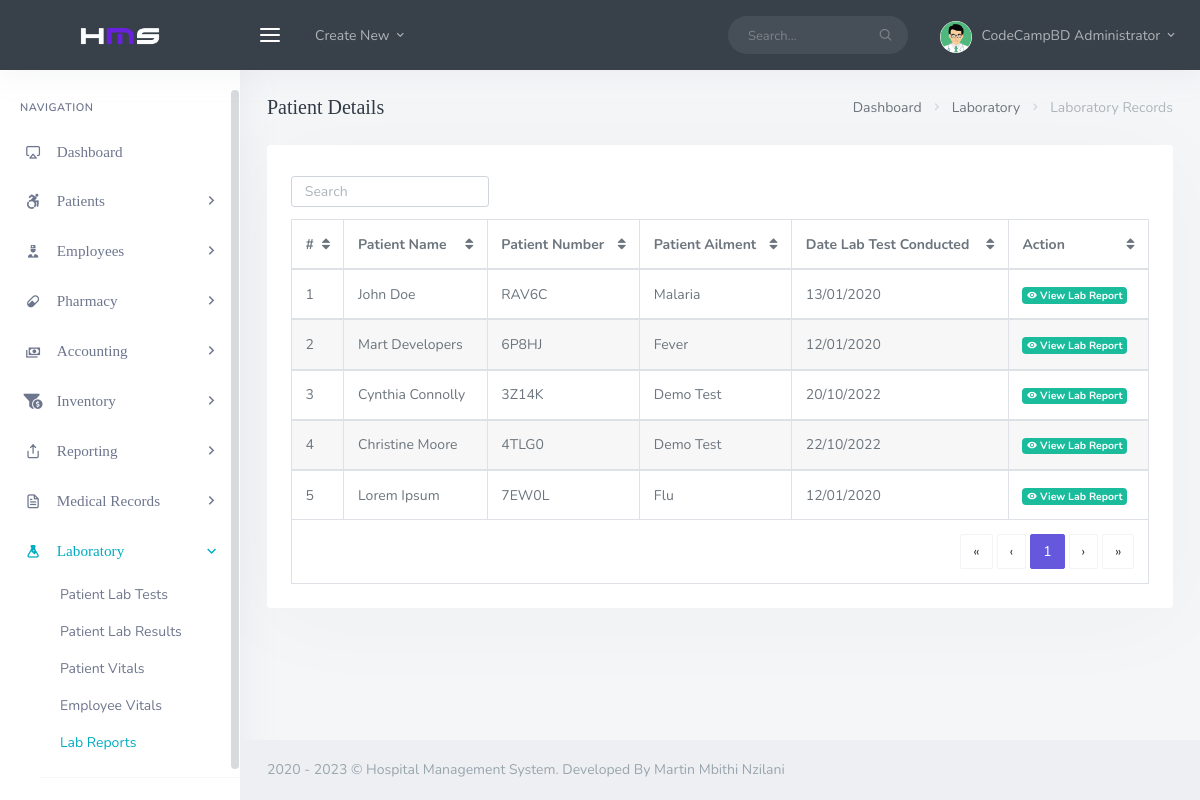
/admin/his_admin_lab_report.php (signed in), run on the app's committed database.
### tables this page shows
CREATE TABLE `his_admin` (
  `ad_id` int(11) NOT NULL,
  `ad_fname` varchar(200) DEFAULT NULL,
  `ad_lname` varchar(200) DEFAULT NULL,
  `ad_email` varchar(200) DEFAULT NULL,
  `ad_pwd` varchar(200) DEFAULT NULL,
  `ad_dpic` varchar(200) DEFAULT NULL
);

CREATE TABLE `his_laboratory` (
  `lab_id` int(11) NOT NULL,
  `lab_pat_name` varchar(200) DEFAULT NULL,
  `lab_pat_ailment` varchar(200) DEFAULT NULL,
  `lab_pat_number` varchar(200) DEFAULT NULL,
  `lab_pat_tests` longtext DEFAULT NULL,
  `lab_pat_results` longtext DEFAULT NULL,
  `lab_number` varchar(200) DEFAULT NULL,
  `lab_date_rec` timestamp NULL DEFAULT current_timestamp() ON UPDATE current_timestamp()
);

### admin/his_admin_lab_report.php (the view, shortened to what this page needs)
--><?php
  include('assets/inc/config.php');
?>
<!DOCTYPE html>
<html lang="en">
<?php include('assets/inc/head.php');?>
<body>
    <div id="wrapper">
        <?php include('assets/inc/nav.php');?>
        <?php include("assets/inc/sidebar.php");?>
        <div class="content-page">
            <div class="content">
                <div class="container-fluid">
                    <div class="row">
                        <div class="col-12">
                            <div class="page-title-box">
                                <div class="page-title-right">
                                    <ol class="breadcrumb m-0">
                                        <li class="breadcrumb-item"><a href="javascript: void(0);">Dashboard</a></li>
                                        <li class="breadcrumb-item"><a href="javascript: void(0);">Laboratory</a></li>
                                        <li class="breadcrumb-item active">Laboratory Records</li>
                                    </ol>
                                </div>
                                <h4 class="page-title">Patient Details</h4>
                            </div>
                        </div>
                    </div>
                    <div class="row">
                        <div class="col-12">
                            <div class="card-box">
                                <div class="mb-2">
                                    <div class="row">
                                        <div class="col-12 text-sm-center form-inline">
                                            <div class="form-group">
                                                <input id="demo-foo-search" type="text" placeholder="Search" class="form-control form-control-sm" autocomplete="on">
                                            </div>
                                        </div>
                                    </div>
                                </div>
                                <div class="table-responsive">
                                    <table id="demo-foo-filtering" class="table table-bordered toggle-circle mb-0" data-page-size="7">
                                        <thead>
                                            <tr>
                                                <th>#</th>
                                                <th data-toggle="true">Patient Name</th>
                                                <th data-hide="phone">Patient Number</th>
                                                <th data-hide="phone">Patient Ailment</th>
                                                <th data-hide="phone">Date Lab Test Conducted</th>
                                                <th data-hide="phone">Action</th>
                                            </tr>
                                        </thead>
                                        <?php
                                                $ret="SELECT * FROM  his_laboratory ORDER BY RAND() ";
                                                $stmt= $mysqli->prepare($ret) ;
                                                $stmt->execute() ;
                                                $res=$stmt->get_result();
                                                $cnt=1;
                                                while($row=$res->fetch_object())
                                                {
                                                    $mysqlDateTime = $row->lab_date_rec;
                                            ?>
                                        <tbody>
                                            <tr>
                                                <td><?php echo $cnt;?></td>
                                                <td><?php echo $row->lab_pat_name;?></td>
                                                <td><?php echo $row->lab_pat_number;?></td>
                                                <td><?php echo $row->lab_pat_ailment;?></td>
                                                <td><?php echo date("d/m/Y", strtotime($mysqlDateTime));?></td>
                                                <td><a href="his_admin_view_single_lab_record.php?lab_id=<?php echo $row->lab_id ;?>&&lab_number=<?php echo $row->lab_number ;?>" class="badge badge-success"><i class="mdi mdi-eye"></i> View Lab Report</a></td>
                                            </tr>
                                        </tbody>
                                        <?php  $cnt = $cnt +1 ; }?>
                                        <tfoot>
                                            <tr class="active">
                                                <td colspan="8">
                                                    <div class="text-right">
                                                        <ul class="pagination pagination-rounded justify-content-end footable-pagination m-t-10 mb-0"></ul>
                                                    </div>
                                                </td>
                                            </tr>
                                        </tfoot>
                                    </table>
                                </div>
                            </div>
                        </div>
                    </div>
                </div>
            </div>
            <?php include('assets/inc/footer.php');?>
        </div>
    </div>
</body>
</html>

### admin/assets/inc/head.php (shortened to what this page needs)
<head>
    <link href="assets/libs/flatpickr/flatpickr.min.css" rel="stylesheet" type="text/css" />
    <link href="assets/css/bootstrap.min.css" rel="stylesheet" type="text/css" />
    <link href="assets/css/icons.min.css" rel="stylesheet" type="text/css" />
    <link href="assets/css/app.min.css" rel="stylesheet" type="text/css" />
    <link href="assets/libs/ladda/ladda-themeless.min.css" rel="stylesheet" type="text/css" />
    <link href="assets/libs/footable/footable.core.min.css" rel="stylesheet" type="text/css" />
</head>

### admin/assets/inc/nav.php (shortened to what this page needs)
--><?php
    $aid=$_SESSION['ad_id'];
    $ret="select * from his_admin where ad_id=?";
    $stmt= $mysqli->prepare($ret) ;
    $stmt->bind_param('i',$aid);
    $stmt->execute() ;
    $res=$stmt->get_result();
    while($row=$res->fetch_object())
    {
?>
<div class="navbar-custom">
    <ul class="list-unstyled topnav-menu float-right mb-0">
        <li class="d-none d-sm-block">
            <form class="app-search">
                <div class="app-search-box">
                    <div class="input-group">
                        <input type="text" class="form-control" placeholder="Search...">
                        <div class="input-group-append">
                            <button class="btn" type="submit">
                                <i class="fe-search"></i>
                            </button>
                        </div>
                    </div>
                </div>
            </form>
        </li>
        <li class="dropdown notification-list">
            <a class="nav-link dropdown-toggle nav-user mr-0 waves-effect waves-light" data-toggle="dropdown" href="#" role="button" aria-haspopup="false" aria-expanded="false">
                <img src="assets/images/users/<?php echo $row->ad_dpic;?>" alt="dpic" class="rounded-circle">
                <span class="pro-user-name ml-1">
                    <?php echo $row->ad_fname;?> <?php echo $row->ad_lname;?> <i class="mdi mdi-chevron-down"></i>
                </span>
            </a>
        </li>
    </ul>
    <div class="logo-box">
        <a href="his_admin_dashboard.php" class="logo text-center">
            <span class="logo-lg">
                <img src="assets/images/logo-light.png" alt="" height="18">
            </span>
        </a>
    </div>
    <ul class="list-unstyled topnav-menu topnav-menu-left m-0">
        <li>
            <button class="button-menu-mobile waves-effect waves-light">
                <i class="fe-menu"></i>
            </button>
        </li>
        <li class="dropdown d-none d-lg-block">
            <a class="nav-link dropdown-toggle waves-effect waves-light" data-toggle="dropdown" href="#" role="button" aria-haspopup="false" aria-expanded="false">
                Create New
                <i class="mdi mdi-chevron-down"></i>
            </a>
        </li>
    </ul>
</div>
<?php }?>

### admin/assets/inc/sidebar.php (shortened to what this page needs)
<div class="left-side-menu">
    <div class="slimscroll-menu">
        <div id="sidebar-menu">
            <ul class="metismenu" id="side-menu">
                <li class="menu-title">Navigation</li>
                <li>
                    <a href="his_admin_dashboard.php">
                        <i class="fe-airplay"></i>
                        <span> Dashboard </span>
                    </a>
                </li>
                <li>
                    <a href="javascript: void(0);">
                        <i class="fab fa-accessible-icon "></i>
                        <span> Patients </span>
                        <span class="menu-arrow"></span>
                    </a>
                </li>
                <li>
                    <a href="javascript: void(0);">
                        <i class="mdi mdi-doctor"></i>
                        <span> Employees </span>
                        <span class="menu-arrow"></span>
                    </a>
                </li>
                <li>
                    <a href="javascript: void(0);">
                        <i class="mdi mdi-pill"></i>
                        <span> Pharmacy </span>
                        <span class="menu-arrow"></span>
                    </a>
                </li>
                <li>
                    <a href="javascript: void(0);">
                        <i class="mdi mdi-cash-multiple "></i>
                        <span> Accounting </span>
                        <span class="menu-arrow"></span>
                    </a>
                </li>
                <li>
                    <a href="javascript: void(0);">
                        <i class=" fas fa-funnel-dollar "></i>
                        <span> Inventory </span>
                        <span class="menu-arrow"></span>
                    </a>
                </li>
                <li>
                    <a href="javascript: void(0);">
                        <i class="fe-share"></i>
                        <span> Reporting </span>
                        <span class="menu-arrow"></span>
                    </a>
                </li>
                <li>
                    <a href="javascript: void(0);">
                        <i class="fe-file-text"></i>
                        <span> Medical Records </span>
                        <span class="menu-arrow"></span>
                    </a>
                </li>
                <li>
                    <a href="javascript: void(0);">
                        <i class="mdi mdi-flask"></i>
                        <span> Laboratory </span>
                        <span class="menu-arrow"></span>
                    </a>
                    <ul class="nav-second-level" aria-expanded="false">
                        <li>
                            <a href="his_admin_patient_lab_test.php">Patient Lab Tests</a>
                        </li>
                        <li>
                            <a href="his_admin_patient_lab_result.php">Patient Lab Results</a>
                        </li>
                        <li>
                            <a href="his_admin_patient_lab_vitals.php">Patient Vitals</a>
                        </li>
                        <li>
                            <a href="his_admin_employee_lab_vitals.php">Employee Vitals</a>
                        </li>
                        <li>
                            <a href="his_admin_lab_report.php">Lab Reports</a>
                        </li>
                        <hr>
                    </ul>
                </li>
            </ul>
        </div>
    </div>
</div>

### admin/assets/inc/footer.php
<footer class="footer">
    <div class="container-fluid">
        <div class="row">
            <div class="col-md-12">
                2020 - <?php echo date('Y'); ?> &copy; Hospital Management System. Developed By Martin Mbithi Nzilani</a>
            </div>
        </div>
    </div>
</footer>

### data on the page
his_admin: ad_dpic (picture), ad_fname "CodeCampBD", ad_lname "Administrator"
his_laboratory: lab_pat_name "John Doe", lab_pat_number "RAV6C", lab_pat_ailment "Malaria", lab_date_rec "13/01/2020"
his_laboratory: lab_pat_name "Mart Developers", lab_pat_number "6P8HJ", lab_pat_ailment "Fever", lab_date_rec "12/01/2020"
his_laboratory: lab_pat_name "Cynthia Connolly", lab_pat_number "3Z14K", lab_pat_ailment "Demo Test", lab_date_rec "20/10/2022"
his_laboratory: lab_pat_name "Christine Moore", lab_pat_number "4TLG0", lab_pat_ailment "Demo Test", lab_date_rec "22/10/2022"
his_laboratory: lab_pat_name "Lorem Ipsum", lab_pat_number "7EW0L", lab_pat_ailment "Flu", lab_date_rec "12/01/2020"
